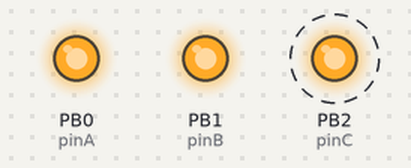
Simulated run of this program. Board: ATtiny85, built with avr-gcc and run on an emulated ATtiny85. On the bench: output pins drawn as LEDs (lit = HIGH). Dashed ring = blinking.

Above: at 0.2 s.
At 9.37 s:
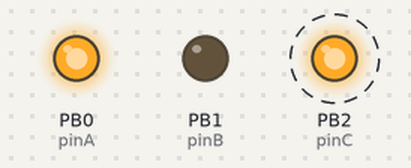
Timing chart, 0 to 10.4 s (numbered marks = the images above):
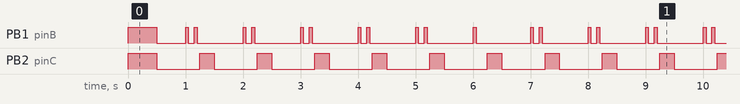

The program:

main.cpp
```cpp
#include <Arduino.h>

// Mapping for TINY85 pins:
const int pinA = 0; // Steady Group
const int pinB = 1; // Double Strobe Group
const int pinC = 2; // Long Pulse Group

bool lightsActive;
bool startLightsActive = true;

unsigned long startMillis;

void setLights(bool active) {
  lightsActive = active;
  int state = active ? HIGH : LOW;
  digitalWrite(pinA, state);
  digitalWrite(pinB, state);
  digitalWrite(pinC, state);
}

void handleToggle() {
  setLights(!lightsActive);
}

void setup() {
  pinMode(pinA, OUTPUT);
  pinMode(pinB, OUTPUT);
  pinMode(pinC, OUTPUT);
  lightsActive = startLightsActive;
  startMillis = millis();
  setLights(true);
}

void loop() {
  unsigned long currentMillis = millis();
  if (lightsActive && (currentMillis - startMillis) >= 500) {
    unsigned long cycleTime = currentMillis % 1000;

    // Pin A: Steady On (Mixed Red, Green, White)
    digitalWrite(pinA, HIGH);

    // Pin B: Double Strobe (2 White)
    if (cycleTime < 50 || (cycleTime >= 150 && cycleTime < 200)) {
      digitalWrite(pinB, HIGH);
    } else {
      digitalWrite(pinB, LOW);
    }

    // Pin C: Long Pulse (2 Red)
    digitalWrite(pinC, (cycleTime >= 250 && cycleTime < 500) ? HIGH : LOW);
  }
}
```

Measured:
- by itself, PB1 (pinB): moves between LOW and HIGH, repeating every 8.0 s
- by itself, PB2 (pinC): alternates HIGH for 0.25 s and LOW for 0.75 s
- by itself, everything shown: repeats every 8.0 s, in 46 steps
